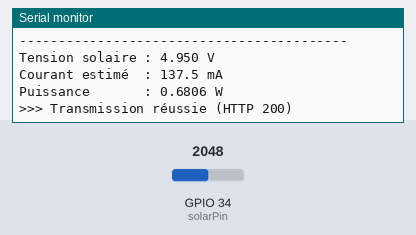
Bench run of a sketch on a simulated ESP32. Parts: the last lines printed to the serial monitor. Inputs (shaded band) come from the test bench; at power-on: GPIO 34 (solarPin) = 2048 (analog values on the 0–4095 scale). WiFi joins after 1.5 s; servers stay silent unless stated; uploads are accepted with an empty reply.

Above: at 2.7 s.
2.8 s: GPIO 34 (solarPin) set to 2866
At 2.88 s:
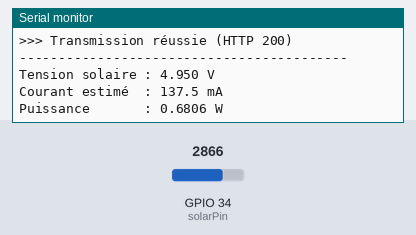
4.3 s: GPIO 34 (solarPin) set to 3603
At 6.1 s:
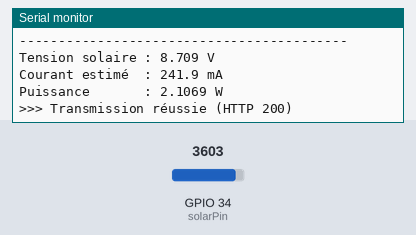
Timing chart, 0 to 7.6 s (numbered marks = the images above; inputs shaded):
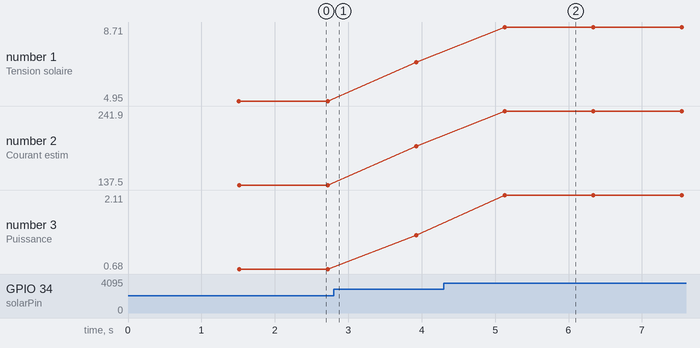

The sketch:

solar_esp32_wifi.ino
```cpp
/*
 * =====================================================================
 * SMART SOLAR IoT — Firmware ESP32 pour Mokxi Lab & Démonstration Live
 * =====================================================================
 * Simulation du panneau solaire 6V 1W + Diviseur de tension (R1=10k, R2=20k)
 * Envoi des mesures en direct via Wi-Fi vers le Gateway Smart Solar
 */

#include <WiFi.h>
#include <HTTPClient.h>

// Broche analogique ADC (entrée diviseur de tension du panneau)
const int solarPin = 34;

// Paramètres Wi-Fi Mokxi-Lab
const char* ssid = "Mokxi-Lab";
const char* password = "breadboard";

// Endpoint IoT :
// 1. En local (si exécuté sur la même machine) : "http://10.0.2.2:8002/api/iot/measurements"
// 2. Via Cloudflare Tunnel (accès universel sans configuration NAT) :
//    Copiez l'URL depuis le Smart Solar Control Center !
const char* serverUrl = "http://127.0.0.1:8002/api/iot/measurements";

// Clé API sécurisée Smart Solar (générée par le Gateway ou Control Center)
// Remplacez par votre clé locale ou celle affichée dans le Smart Solar Control Center
const char* apiKey = "YOUR_SMART_SOLAR_IOT_API_KEY";

void setup() {
    Serial.begin(115200);
    analogReadResolution(12);
    analogSetPinAttenuation(solarPin, ADC_11db);

    Serial.println("\n==========================================");
    Serial.println("  SMART SOLAR IoT — ESP32 ACQUISITION    ");
    Serial.println("==========================================");

    WiFi.begin(ssid, password);
    Serial.print("Connexion au Wi-Fi");
    int retries = 0;
    while (WiFi.status() != WL_CONNECTED && retries < 20) {
        delay(500);
        Serial.print(".");
        retries++;
    }

    if (WiFi.status() == WL_CONNECTED) {
        Serial.println("\n[Wi-Fi Connecté] IP: " + WiFi.localIP().toString());
    } else {
        Serial.println("\n[Avertissement] Wi-Fi en attente...");
    }
}

void loop() {
    int raw = analogRead(solarPin);
    float adc_v = analogReadMilliVolts(solarPin) / 1000.0;

    // Rapport du pont diviseur (R1=10k, R2=20k -> Facteur x3.0)
    float tension_v = adc_v * 3.0;

    // Calcul du courant (charge de test RL = 36 ohms)
    float courant_a = tension_v / 36.0;
    float puissance_w = tension_v * courant_a;

    Serial.println("------------------------------------------");
    Serial.printf("Tension solaire : %.3f V\n", tension_v);
    Serial.printf("Courant estimé  : %.1f mA\n", courant_a * 1000.0);
    Serial.printf("Puissance       : %.4f W\n", puissance_w);

    // Envoi des données par HTTPS / HTTP
    if (WiFi.status() == WL_CONNECTED) {
        HTTPClient http;
        http.begin(serverUrl);
        http.addHeader("Content-Type", "application/json");

        String payload = "{\"device_id\":\"SOLAR-MOKXI-001\",\"voltage_v\":" +
                         String(tension_v, 3) + ",\"api_key\":\"" + apiKey + "\"}";

        int httpResponseCode = http.POST(payload);

        if (httpResponseCode > 0) {
            Serial.printf(">>> Transmission réussie (HTTP %d)\n", httpResponseCode);
        } else {
            Serial.printf(">>> Échec envoi : %s\n", http.errorToString(httpResponseCode).c_str());
        }
        http.end();
    }

    delay(1000); // Acquisition et transmission chaque seconde
}
```

Measured:
- after the input at 4.3 s, the serial monitor: prints a new line after 0.83 s (image 2)
- plotted number 1: 4.95 → 6.93 after the input at 2.8 s, 6.93 → 8.71 after the input at 4.3 s
- plotted number 2: 137.5 → 192.4 after the input at 2.8 s, 192.4 → 241.9 after the input at 4.3 s
- plotted number 3: 0.68 → 1.33 after the input at 2.8 s, 1.33 → 2.11 after the input at 4.3 s
